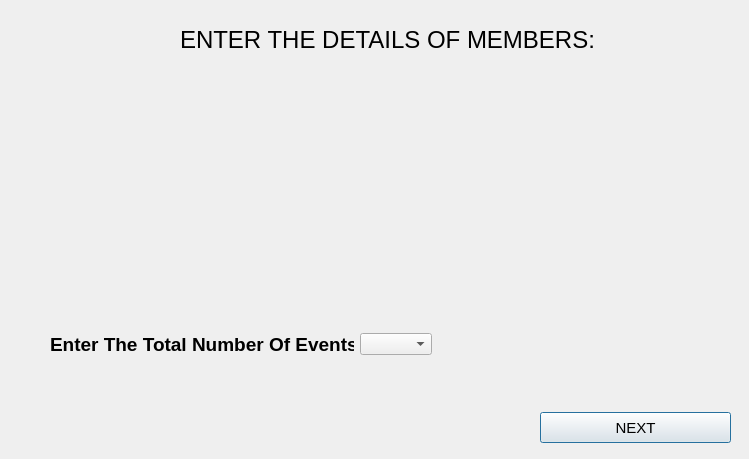
<?xml version="1.0" encoding="UTF-8"?>
<ui version="4.0">
 <class>Dialog1</class>
 <widget class="QDialog" name="Dialog1">
  <property name="geometry">
   <rect>
    <x>0</x>
    <y>0</y>
    <width>749</width>
    <height>459</height>
   </rect>
  </property>
  <property name="font">
   <font>
    <family>MS Shell Dlg 2</family>
   </font>
  </property>
  <property name="windowTitle">
   <string>Dialog</string>
  </property>
  <property name="styleSheet">
   <string notr="true"/>
  </property>
  <widget class="QPushButton" name="pushButton">
   <property name="geometry">
    <rect>
     <x>540</x>
     <y>412</y>
     <width>191</width>
     <height>31</height>
    </rect>
   </property>
   <property name="font">
    <font>
     <pointsize>11</pointsize>
    </font>
   </property>
   <property name="text">
    <string>NEXT</string>
   </property>
  </widget>
  <widget class="QLabel" name="label_2">
   <property name="geometry">
    <rect>
     <x>180</x>
     <y>19</y>
     <width>431</width>
     <height>41</height>
    </rect>
   </property>
   <property name="font">
    <font>
     <family>Segoe UI</family>
     <pointsize>18</pointsize>
    </font>
   </property>
   <property name="text">
    <string>ENTER THE DETAILS OF MEMBERS:</string>
   </property>
  </widget>
  <widget class="QWidget" name="">
   <property name="geometry">
    <rect>
     <x>50</x>
     <y>331</y>
     <width>382</width>
     <height>27</height>
    </rect>
   </property>
   <layout class="QHBoxLayout" name="horizontalLayout">
    <item>
     <widget class="QLabel" name="label">
      <property name="font">
       <font>
        <family>Segoe UI</family>
        <pointsize>14</pointsize>
        <weight>75</weight>
        <bold>true</bold>
       </font>
      </property>
      <property name="text">
       <string>Enter The Total Number Of Events:</string>
      </property>
     </widget>
    </item>
    <item>
     <widget class="QComboBox" name="comboBox"/>
    </item>
   </layout>
  </widget>
 </widget>
 <resources/>
 <connections/>
</ui>
